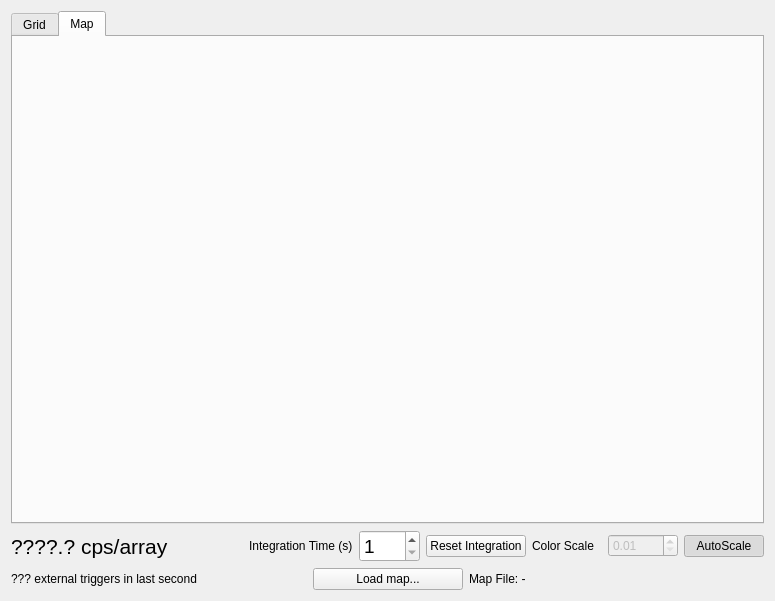
<?xml version="1.0" encoding="UTF-8"?>
<ui version="4.0">
 <class>Form</class>
 <widget class="QWidget" name="Form">
  <property name="geometry">
   <rect>
    <x>0</x>
    <y>0</y>
    <width>775</width>
    <height>601</height>
   </rect>
  </property>
  <property name="windowTitle">
   <string>Form</string>
  </property>
  <layout class="QVBoxLayout" name="verticalLayout">
   <item>
    <layout class="QVBoxLayout" name="verticalLayout_countRateMap">
     <item>
      <widget class="QTabWidget" name="tabWidget">
       <property name="currentIndex">
        <number>1</number>
       </property>
       <widget class="QWidget" name="GridTab">
        <attribute name="title">
         <string>Grid</string>
        </attribute>
        <layout class="QVBoxLayout" name="verticalLayout_4"/>
       </widget>
       <widget class="QWidget" name="MapTab">
        <property name="minimumSize">
         <size>
          <width>0</width>
          <height>0</height>
         </size>
        </property>
        <attribute name="title">
         <string>Map</string>
        </attribute>
        <layout class="QVBoxLayout" name="verticalLayout_2">
         <item>
          <widget class="QWidget" name="mapContainer" native="true">
           <property name="minimumSize">
            <size>
             <width>400</width>
             <height>400</height>
            </size>
           </property>
           <layout class="QVBoxLayout" name="verticalLayout_5"/>
          </widget>
         </item>
        </layout>
       </widget>
      </widget>
     </item>
    </layout>
   </item>
   <item>
    <layout class="QHBoxLayout" name="horizontalLayout">
     <item>
      <widget class="QLabel" name="label_arrayCps">
       <property name="enabled">
        <bool>true</bool>
       </property>
       <property name="font">
        <font>
         <pointsize>16</pointsize>
        </font>
       </property>
       <property name="text">
        <string>????.? cps/array</string>
       </property>
      </widget>
     </item>
     <item>
      <layout class="QHBoxLayout" name="horizontalLayout_2">
       <item>
        <widget class="QLabel" name="label">
         <property name="text">
          <string>Integration Time (s)</string>
         </property>
        </widget>
       </item>
       <item>
        <widget class="QSpinBox" name="spinBox_integrationTime">
         <property name="font">
          <font>
           <pointsize>14</pointsize>
          </font>
         </property>
         <property name="minimum">
          <number>1</number>
         </property>
         <property name="maximum">
          <number>999</number>
         </property>
         <property name="value">
          <number>1</number>
         </property>
        </widget>
       </item>
       <item>
        <widget class="QPushButton" name="pushButton_resetIntegration">
         <property name="text">
          <string>Reset Integration</string>
         </property>
         <property name="flat">
          <bool>false</bool>
         </property>
        </widget>
       </item>
      </layout>
     </item>
     <item>
      <layout class="QHBoxLayout" name="horizontalLayout_3">
       <item>
        <widget class="QLabel" name="label_2">
         <property name="text">
          <string>Color Scale</string>
         </property>
        </widget>
       </item>
       <item>
        <widget class="QDoubleSpinBox" name="doubleSpinBox_colorScale">
         <property name="enabled">
          <bool>false</bool>
         </property>
         <property name="minimum">
          <double>0.010000000000000</double>
         </property>
         <property name="maximum">
          <double>999.990000000000009</double>
         </property>
        </widget>
       </item>
       <item>
        <widget class="QPushButton" name="pushButton_autoScale">
         <property name="text">
          <string>AutoScale</string>
         </property>
         <property name="checkable">
          <bool>true</bool>
         </property>
         <property name="checked">
          <bool>true</bool>
         </property>
        </widget>
       </item>
      </layout>
     </item>
    </layout>
   </item>
   <item>
    <layout class="QHBoxLayout" name="horizontalLayout_4">
     <item>
      <widget class="QLabel" name="label_externalTriggersInLastSecond">
       <property name="text">
        <string>??? external triggers in last second</string>
       </property>
      </widget>
     </item>
     <item>
      <widget class="QPushButton" name="mapLoadButton">
       <property name="maximumSize">
        <size>
         <width>150</width>
         <height>16777215</height>
        </size>
       </property>
       <property name="text">
        <string>Load map...</string>
       </property>
      </widget>
     </item>
     <item>
      <widget class="QLabel" name="mapFileLabel">
       <property name="text">
        <string>Map File: -</string>
       </property>
      </widget>
     </item>
    </layout>
   </item>
  </layout>
 </widget>
 <resources/>
 <connections/>
</ui>
